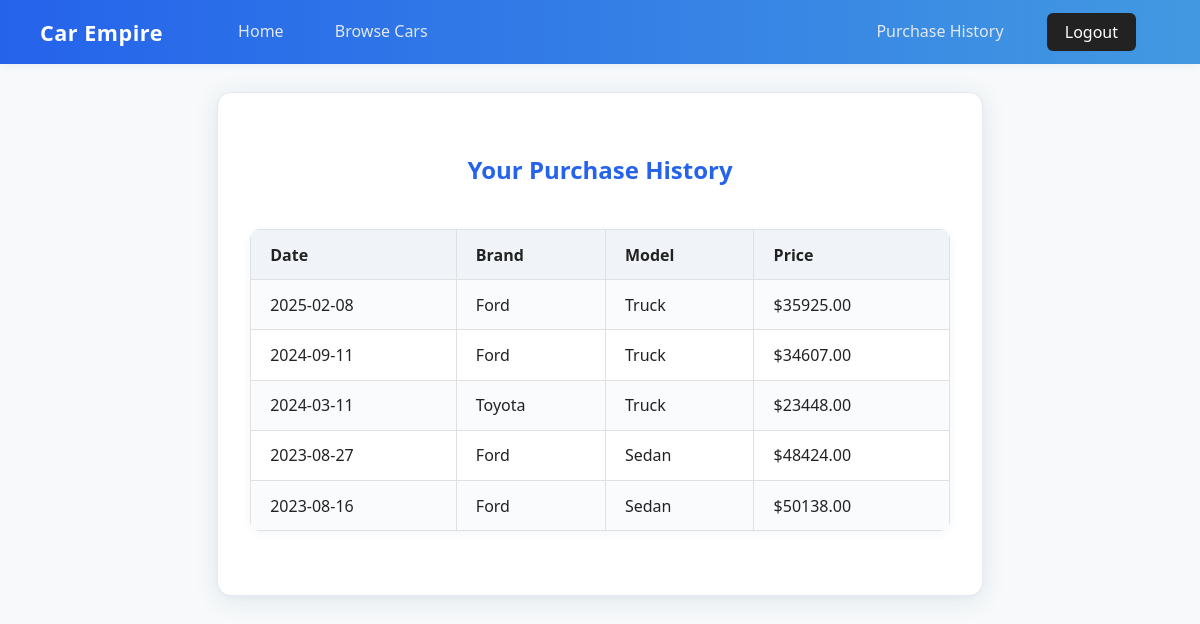
The page /history (signed in) on the database its author committed.
### tables this page shows
CREATE TABLE sales (
    id INTEGER PRIMARY KEY AUTOINCREMENT,
    user_id INTEGER NOT NULL,
    car_id INTEGER NOT NULL,
    sale_price REAL NOT NULL,
    sale_date TEXT NOT NULL,
    channel TEXT, -- e.g., 'website', 'showroom'
    discount_applied REAL DEFAULT 0,
    FOREIGN KEY(user_id) REFERENCES users(id),
    FOREIGN KEY(car_id) REFERENCES cars(id)
);

CREATE TABLE cars (
    id INTEGER PRIMARY KEY AUTOINCREMENT,
    brand TEXT NOT NULL,
    model TEXT NOT NULL,
    price REAL NOT NULL,
    cost_price REAL NOT NULL,
    stock INTEGER NOT NULL,
    year INTEGER,
    color TEXT,
    mileage INTEGER,
    description TEXT
);

### app.py (the view)
@app.route('/history')
def purchase_history():
    if 'user_id' not in session:
        return redirect(url_for('login'))
    db = get_db()
    purchases = db.execute('''
        SELECT sales.sale_date, cars.brand, cars.model, sales.sale_price
        FROM sales
        JOIN cars ON sales.car_id = cars.id
        WHERE sales.user_id = ?
        ORDER BY sales.sale_date DESC
    ''', (session['user_id'],)).fetchall()
    return render_template('purchase_history.html', purchases=purchases)

### app.py (called while the page is built)
def get_db():
    db = getattr(g, '_database', None)
    if db is None:
        db = g._database = sqlite3.connect(DATABASE)
        db.row_factory = sqlite3.Row
    return db

@app.teardown_appcontext
def close_connection(exception):
    db = getattr(g, '_database', None)
    if db is not None:
        db.close()

### templates/purchase_history.html (shortened to what this page needs)
{% extends 'base.html' %}
{% block content %}
<div class="history-page-center">
  <div class="history-card">
    <h2 class="history-title">Your Purchase History</h2>
    {% if purchases %}
    <table class="history-table">
        <tr>
            <th>Date</th>
            <th>Brand</th>
            <th>Model</th>
            <th>Price</th>
        </tr>
        {% for p in purchases %}
        <tr>
            <td>{{ p.sale_date }}</td>
            <td>{{ p.brand }}</td>
            <td>{{ p.model }}</td>
            <td>${{ '%.2f'|format(p.sale_price) }}</td>
        </tr>
        {% endfor %}
    </table>
    {% else %}
    <p class="history-empty">You have not purchased any cars yet.</p>
    {% endif %}
  </div>
</div>
{% endblock %}

### static/style.css (style rules this page uses)
body { font-family: 'Segoe UI', Arial, sans-serif; background: #f7f9fa; margin: 0; padding: 0; color: #222; }
h1, h2, h3, h4 { color: #2d3e50; }
table { width: 100%; border-collapse: collapse; margin-bottom: 2em; background: #fff; box-shadow: 0 2px 8px rgba(0,0,0,0.03); }
table th, table td { padding: 0.75em 1em; border: 1px solid #e0e0e0; text-align: left; }
table th { background: #f0f4f8; }
table tr:nth-child(even) { background: #f9fbfc; }
.history-page-center { min-height: 70vh; display: flex; align-items: center; justify-content: center; background: none; }
.history-card { width: 100%; max-width: 700px; padding: 2.5em 2em 2em 2em; border-radius: 14px; background: #fff; box-shadow: 0 4px 24px rgba(44,82,130,0.10), 0 1.5px 4px rgba(44,82,130,0.04); border: 1px solid #e6eaf0; display: flex; flex-direction: column; gap: 1.2em; }
.history-title { text-align: center; font-size: 1.5em; font-weight: 700; margin-bottom: 1em; color: #2563eb; }
.history-table { width: 100%; border-collapse: collapse; background: #fff; border-radius: 10px; overflow: hidden; box-shadow: 0 2px 8px rgba(44,82,130,0.06); }
.history-table th, .history-table td { padding: 0.85em 1.2em; border: 1px solid #e0e0e0; text-align: left; }
.history-table th { background: #f0f4f8; font-weight: 600; }
.history-table tr:nth-child(even) { background: #f9fbfc; }

### rows shown on the page
sales: sale_date "2025-02-08", brand "Ford", model "Truck", sale_price "35925.00"
sales: sale_date "2024-09-11", brand "Ford", model "Truck", sale_price "34607.00"
sales: sale_date "2024-03-11", brand "Toyota", model "Truck", sale_price "23448.00"
sales: sale_date "2023-08-27", brand "Ford", model "Sedan", sale_price "48424.00"
sales: sale_date "2023-08-16", brand "Ford", model "Sedan", sale_price "50138.00"
